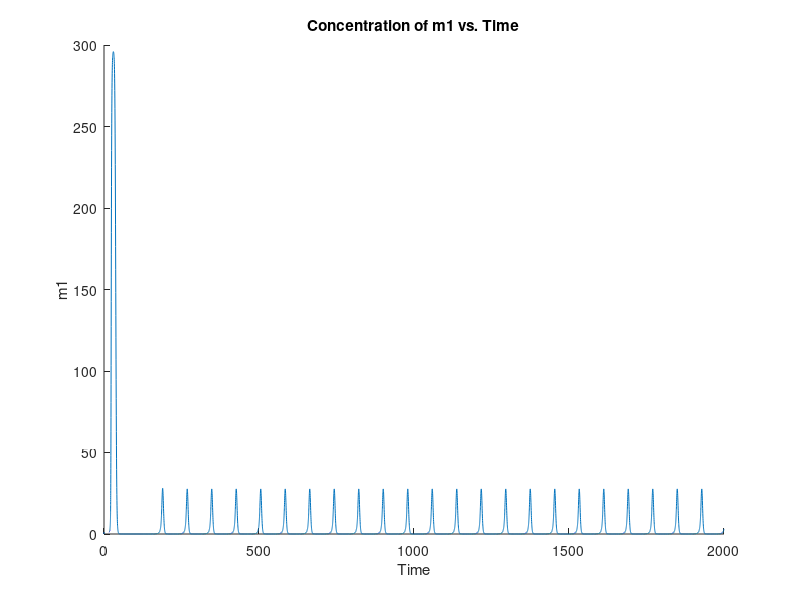

Here is the MATLAB script that generated this plot: (Note: this script raises an error after producing the figure.)
function [per,y,t] = repress_pfl_ali()
global alpha n alpha0 beta phi k7 tspan peaktimes
alpha = 300.0;
n = 2.0;
alpha0 = 0.0;
beta = 0.2;
phi = 0.19;
k7 = 1.0;
tspan = [0 2000.0];
y0 = [0.0; 0.0; 0.0; 0.0; 0.0; 0.0; ];

[t,y] = ode45(@eom, tspan, y0);
figure(1);hold on
plot(t, y(:,1))
xlabel 'Time'; ylabel 'm1';
title 'Concentration of m1 vs. Time'

[per] = periodfind(y(:,1),t);

% figure(2); clf
% plot(t, y(:,2))
% xlabel 'Time'; ylabel 'p3';
% title 'Concentration of p3 vs. Time'
% 
% figure(3); clf
% plot(t, y(:,3))
% xlabel 'Time'; ylabel 'm2';
% title 'Concentration of m2 vs. Time'
% 
% figure(4); clf
% plot(t, y(:,4))
% xlabel 'Time'; ylabel 'p1';
% title 'Concentration of p1 vs. Time'
% 
% figure(5); clf
% plot(t, y(:,5))
% xlabel 'Time'; ylabel 'm3';
% title 'Concentration of m3 vs. Time'
% 
% figure(6); clf
% plot(t, y(:,6))
% xlabel 'Time'; ylabel 'p2';
% title 'Concentration of p2 vs. Time'

function dydt = eom(Time,y)
global alpha n alpha0 beta phi k7

dydt = [0.0 - y(1) + (alpha / (1.0 + y(2) ^ n) + alpha0) + ((k7 * (alpha0 - y(1)) * alpha) / (1.0 + y(4) ^ n));
        beta * (y(5) - y(2));
        0.0 - y(3) + (alpha / (1.0 + y(4) ^ n) + alpha0);
        beta * (y(1) - phi * y(4));
        0.0 - y(5) + (alpha / (1.0 + y(6) ^ n) + alpha0);
        beta * (y(3) - y(6));
        ];